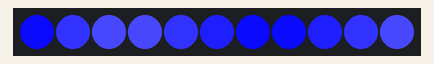
A sketch run on a simulated Arduino Uno, built with avr-gcc and run on an emulated ATmega328P. Parts: 11 RGB LEDs in strip order, left to right.

Above: at 0.1 s.
At 2.1 s:
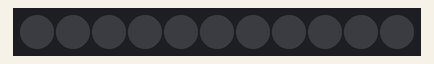

The sketch:

Blink_start.ino
```cpp
#include <FastLED.h>


#define NUM_LEDS 11


#define DATA_PIN 3
#define CLOCK_PIN 13

// Define the array of leds
CRGB leds[NUM_LEDS];


//DarkRed=DarkBlue
//Red=Blue
//Pink=MidnightBlue


void setup() {

     FastLED.addLeds<DOTSTAR, DATA_PIN, CLOCK_PIN, RGB>(leds, NUM_LEDS);  // BGR ordering is typical
    // FastLED.addLeds<APA102, DATA_PIN, CLOCK_PIN, RGB>(leds, NUM_LEDS);  // BGR ordering is typical
    // FastLED.addLeds<SK9822, DATA_PIN, CLOCK_PIN, RGB>(leds, NUM_LEDS);  // BGR ordering is typical
}


void Blue() //Blue 8-9,7-10, 3-4-5-6,
{
  leds[8]=CRGB(175,125,31);
  leds[9]=CRGB(175,125,31);
  FastLED.show();
  delay(600);

  leds[10]=CRGB(175,125,31);
  leds[7]=CRGB(175,125,31);
  FastLED.show();
  delay(500);

  leds[3]=CRGB(255,255,200);
  FastLED.show();
  delay(450);
  leds[4]=CRGB(175,125,31);
  FastLED.show();
  delay(400);
  leds[5]=CRGB(175,125,31);
  FastLED.show();
  delay(440);
  leds[6]=CRGB(255,255,200);
  FastLED.show();
  delay(420);

  leds[0]=CRGB(255,255,200);
  FastLED.show();
  delay(400);

  leds[1]=CRGB(175,125,31);
  FastLED.show();
  delay(300);

  leds[2]=CRGB(255,255,200);
  FastLED.show();
  delay(200);

  }


void White ()
{
  leds[1]=CRGB(255,255,255);
leds[2]=CRGB(255,255,255);
FastLED.show();
delay(200);

leds[4]=CRGB(255,255,255);
leds[3]=CRGB(255,255,255);
FastLED.show();
delay(250);

leds[9]=CRGB(255,255,255);
leds[10]=CRGB(255,255,255);
FastLED.show();
delay(300);


leds[7]=CRGB(255,255,255);
leds[8]=CRGB(255,255,255);
FastLED.show();
delay(200);

leds[6]=CRGB(255,255,255);
leds[5]=CRGB(255,255,255);
FastLED.show();
delay(100);

leds[0]=CRGB(255,255,255);
FastLED.show();
delay(70);

  }

void White_V2() //3-4-5-6,rest

{

 for (int a=0; a<11; a++)
    {

  for (int b=3; b<7; b++)
  {
    leds[b]=CRGB::White;
    FastLED.show();
    delay(300);
    }

  for (int c=0; c<3; c++){

    for (int d=7; d<11; d++)
    {
    leds[d]=CRGB::White;
    FastLED.show();
    }
    leds[c]=CRGB::White;
    FastLED.show();
    }
  }
    delay(200);

  }

void Gradient_Red() {


leds[0]=CRGB(10,10,255);
leds[6]=CRGB(10,10,255);
leds[7]=CRGB(10,10,255);
leds[5]=CRGB(30,30,255);
leds[8]=CRGB(30,30,255);
leds[1]=CRGB(50,50,255);
leds[4]=CRGB(50,50,255);
leds[9]=CRGB(50,50,255);
leds[2]=CRGB(70,70,250);
leds[3]=CRGB(70,70,250);
leds[10]=CRGB(70,70,250);

FastLED.show();
delay(800);

for(int i=0; i<11; i++){
  leds[i]=CRGB::Black;
  FastLED.show();
  delay(200);

}

  }


 void Gradient_Red_Blink(){


leds[0]=CRGB(10,10,255);
leds[6]=CRGB(10,10,255);
leds[7]=CRGB(10,10,255);
leds[5]=CRGB(30,30,255);
leds[8]=CRGB(30,30,255);
leds[1]=CRGB(50,50,255);
leds[4]=CRGB(50,50,255);
leds[9]=CRGB(50,50,255);
leds[2]=CRGB(70,70,250);
leds[3]=CRGB(70,70,250);
leds[10]=CRGB(70,70,250);

FastLED.show();
delay(2000);

leds[0]=CRGB::Black;
leds[6]=CRGB::Black;
leds[7]=CRGB::Black;
leds[5]=CRGB::Black;
leds[8]=CRGB::Black;
leds[1]=CRGB::Black;
leds[4]=CRGB::Black;
leds[9]=CRGB::Black;
leds[2]=CRGB::Black;
leds[3]=CRGB::Black;
leds[10]=CRGB::Black;
FastLED.show();
delay(800);

}

void Gradient_White()

  {


leds[0]=CRGB(255,255,255);
leds[6]=CRGB(255,255,255);
leds[7]=CRGB(255,255,255);
leds[5]=CRGB(255,255,220);
leds[8]=CRGB(255,255,220);
leds[1]=CRGB(255,255,200);
leds[4]=CRGB(255,255,200);
leds[9]=CRGB(255,255,200);
leds[2]=CRGB(255,255,190);
leds[3]=CRGB(255,255,190);
leds[10]=CRGB(255,255,190);

FastLED.show();
delay(2000);

for(int i=0; i<11; i++){
  leds[i]=CRGB::Black;
  FastLED.show();
  delay(1000);

   }}
void loop()
{

  //Blue();
  //White();
  //White_V2();
  //Gradient_Red();
  Gradient_Red_Blink();
  //Gradient_White();
}
```

Measured:
- what the display in image 1 shows lasts 0.8 s, from 2.0 s to 2.8 s
